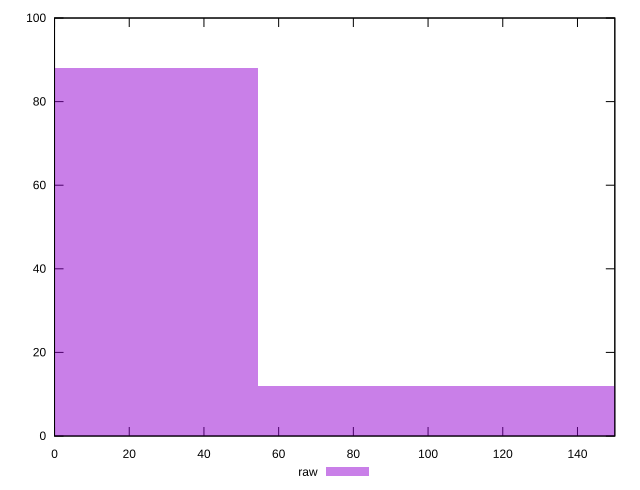

The gnuplot source for this figure:
reset

$raw <<EOF
0 88
108.8396449622161 12
EOF

set key outside below
set boxwidth 108.8396449622161
set xrange [0:150]
set yrange [0:100]
set trange [0:100]
set style fill transparent solid 0.5 noborder
set terminal svg size 640, 490 enhanced background rgb 'white'
set output "report_00019_2021-02-10T18-14-37.922Z//unminified-css/samples/pages+cached/raw/histogram.svg"

plot $raw title "raw" with boxes

reset
